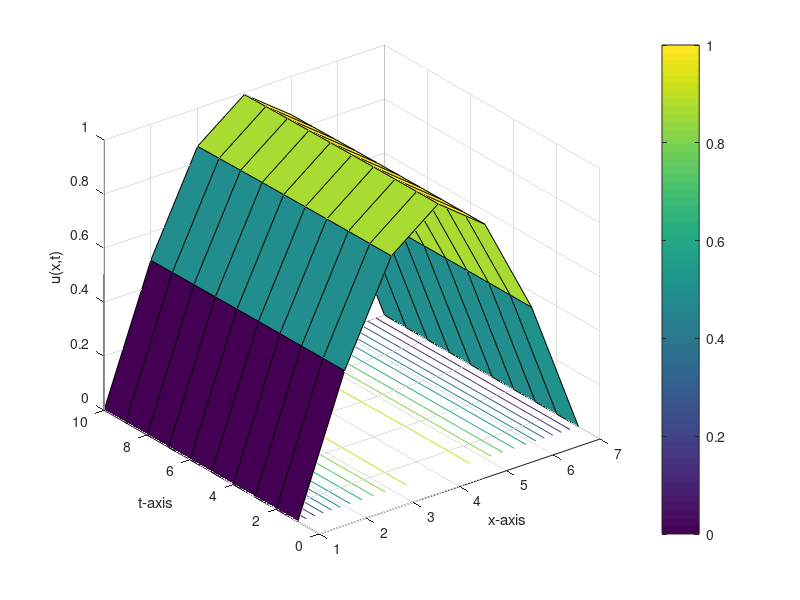
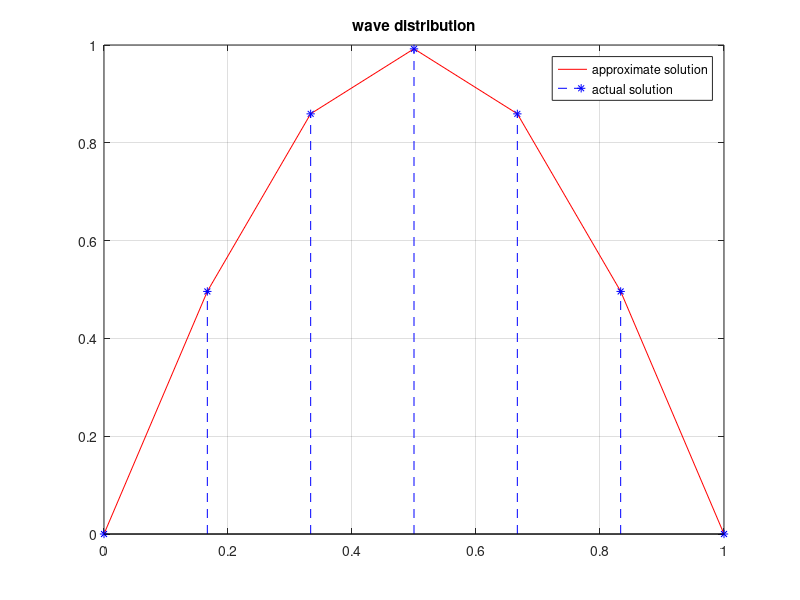

Write MATLAB code to recreate these figures, in order.
% Approximate the one dimensional wave equation
%
% d^2u/dt^2 = d^2u/dx^2,   0 < x < 1,  t > 0
%
% which is subject to the initial conditions
% u(x,0) = sin(pi*x)   and   du(x,0)/dt = 0   for all 0 <= x <= 1
%
% and the boundary conditions
% u(0,t) = u(1,t) = 0,   t > 0
%
% and compare the result at t = 0.04 to the actual solution
% u(x,t) = cos(pi*t)*sin(pi*x)

function wave1
clc
clf
clear all
c=1;
a=0;
b=1;
tf=0.04;
n=7;
m=10;
C1=0;
C2=0;
h=(b-a)/(n-1);
k=(tf-0)/(m-1);
r=(c*k)/h;
s1=1-r^2;
s2=2-2*r^2;
u=zeros(n,m);
for j=1:m
    u(1,j)=C1;
    u(n,j)=C2;
end
for i=2:n-1
    u(i,1)=f(a+(i-1)*h);
    u(i,2)=s1*f(a+h*(i-1))+k*g(a+h*(i-1))+(r^2)/2*(f(a+(i-2)*h)+f(a+i*h));
end
for j=3:m
    for i=2:n-1
        u(i,j)=s2*u(i,j-1)-u(i,j-2)+(r^2)*(u(i+1,j-1)+u(i-1,j-1));
    end
end
disp('Result=')
num2str(u')
figure (1)
surfc(u')
colorbar
grid on
xlabel('x-axis');
ylabel('t-axis');
zlabel('u(x,t)');
hold off
figure(2)
x=linspace(a,b,n);
sum=0.0;
for i=1:n
    v1(i)=u(i,m);%approximate solution depends on the value of m
    v2(i)=cos(0.04*pi)*sin(x(i)*pi); %Exact solution at t=0.04
    sum=sum+(v1(i)-v2(i))*(v1(i)-v2(i));
end
rmse=sqrt(sum/n)
plot(x,v1,'-r')
hold on
stem(x,v2,'--*b')
grid on
hold off
title('wave distribution');
legend('approximate solution','actual solution');
function z=f(x)
z=sin(pi*x);
function z=g(x)
z=0;
